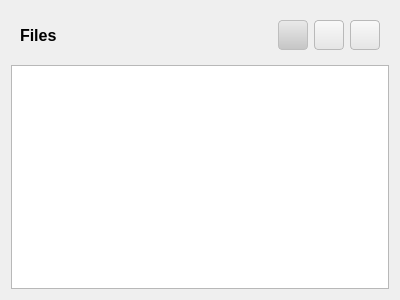
<?xml version="1.0" encoding="UTF-8"?>
<ui version="4.0">
 <class>FileListWidget</class>
 <widget class="QWidget" name="FileListWidget">
  <property name="geometry">
   <rect>
    <x>0</x>
    <y>0</y>
    <width>400</width>
    <height>300</height>
   </rect>
  </property>
  <property name="windowTitle">
   <string>Form</string>
  </property>
  <layout class="QVBoxLayout" name="verticalLayout">
   <item>
    <widget class="QWidget" name="hbox" native="true">
     <property name="styleSheet">
      <string notr="true">QPushButton {
	width: 40px;
}

QToolButton {
	width: 25px;
	height: 25px;
}

QPushButton, QToolButton {
	border-radius: 4px;
	border: 1px solid #b9b9b9;
	background-color: qlineargradient(x1: 0, y1: 0, x2: 0, y2: 1, stop: 0 #f9f9f9, stop: 1 #e5e5e5);
	color: #3a3a3a; 
	height: 25px;
}

QPushButton:hover, QToolButton:hover {
	background-color: qlineargradient(x1: 0, y1: 0, x2: 0, y2: 1, stop: 0 #c9c9c9, stop: 1 #a5a5a5);
    border-color: #8f8f8f;
}

QPushButton:pressed, QToolButton:pressed {
	background-color: qlineargradient(x1: 0, y1: 0, x2: 0, y2: 1, stop: 0 #a9a9a9, stop: 1 #959595);
    border-color: #8f8f8f;
}

QPushButton:disabled, QToolButton:disabled {
	background: qlineargradient(x1: 0, y1: 0, x2: 0, y2: 1, stop: 0 #eaeaea, stop: 1 #c5c5c5);
	border-color: #bebebe;
	color: #bebebe;
}</string>
     </property>
     <layout class="QHBoxLayout" name="horizontalLayout">
      <item>
       <widget class="QLabel" name="label">
        <property name="font">
         <font>
          <pointsize>12</pointsize>
          <bold>true</bold>
         </font>
        </property>
        <property name="text">
         <string>Files</string>
        </property>
       </widget>
      </item>
      <item>
       <spacer name="horizontalSpacer">
        <property name="orientation">
         <enum>Qt::Orientation::Horizontal</enum>
        </property>
        <property name="sizeHint" stdset="0">
         <size>
          <width>40</width>
          <height>20</height>
         </size>
        </property>
       </spacer>
      </item>
      <item>
       <widget class="QToolButton" name="removeButton">
        <property name="enabled">
         <bool>false</bool>
        </property>
        <property name="minimumSize">
         <size>
          <width>25</width>
          <height>25</height>
         </size>
        </property>
        <property name="cursor">
         <cursorShape>PointingHandCursor</cursorShape>
        </property>
        <property name="text">
         <string/>
        </property>
        <property name="icon">
         <iconset theme="QIcon::ThemeIcon::ListRemove"/>
        </property>
       </widget>
      </item>
      <item>
       <widget class="QToolButton" name="addButton">
        <property name="minimumSize">
         <size>
          <width>25</width>
          <height>25</height>
         </size>
        </property>
        <property name="cursor">
         <cursorShape>PointingHandCursor</cursorShape>
        </property>
        <property name="text">
         <string/>
        </property>
        <property name="icon">
         <iconset theme="QIcon::ThemeIcon::ListAdd"/>
        </property>
       </widget>
      </item>
      <item>
       <widget class="QToolButton" name="openButton">
        <property name="minimumSize">
         <size>
          <width>25</width>
          <height>25</height>
         </size>
        </property>
        <property name="cursor">
         <cursorShape>PointingHandCursor</cursorShape>
        </property>
        <property name="text">
         <string/>
        </property>
        <property name="icon">
         <iconset theme="QIcon::ThemeIcon::DocumentOpen"/>
        </property>
       </widget>
      </item>
     </layout>
    </widget>
   </item>
   <item>
    <widget class="QListWidget" name="fileList">
     <property name="font">
      <font>
       <pointsize>11</pointsize>
      </font>
     </property>
     <property name="dragDropMode">
      <enum>QAbstractItemView::DragDropMode::InternalMove</enum>
     </property>
     <property name="defaultDropAction">
      <enum>Qt::DropAction::MoveAction</enum>
     </property>
     <property name="alternatingRowColors">
      <bool>true</bool>
     </property>
     <property name="selectionBehavior">
      <enum>QAbstractItemView::SelectionBehavior::SelectRows</enum>
     </property>
     <property name="movement">
      <enum>QListView::Movement::Snap</enum>
     </property>
     <property name="isWrapping" stdset="0">
      <bool>false</bool>
     </property>
     <property name="resizeMode">
      <enum>QListView::ResizeMode::Adjust</enum>
     </property>
     <property name="spacing">
      <number>2</number>
     </property>
     <property name="wordWrap">
      <bool>true</bool>
     </property>
    </widget>
   </item>
  </layout>
 </widget>
 <resources/>
 <connections/>
</ui>
